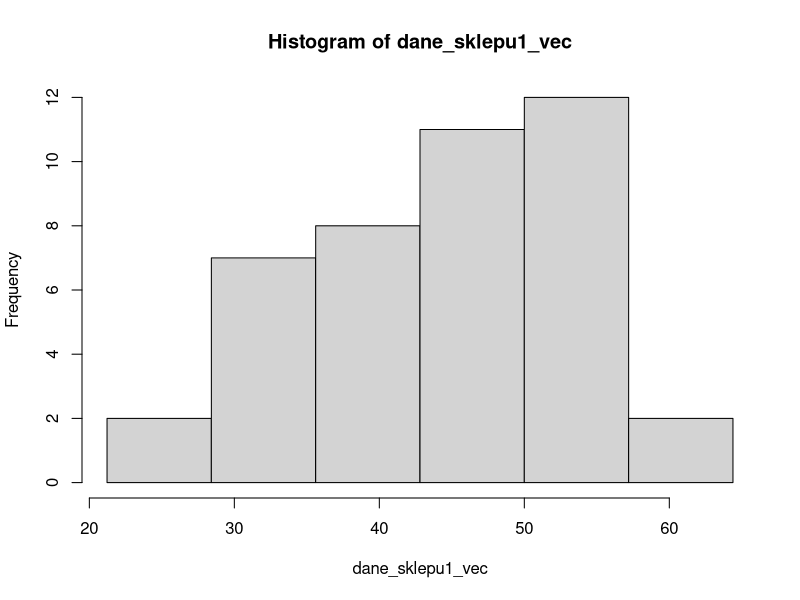
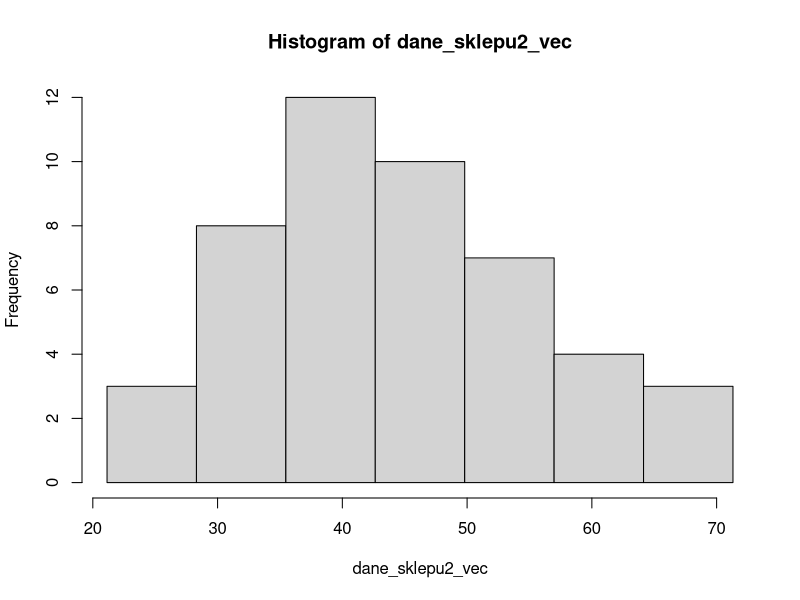

Source code (R) for these figures, in order:
skosnosc <- function(sred, med, odch)
{
  skosn = 3*(sred-med)/odch
  
  return(skosn)
}

#Funkcja tworzaca wektor przedziałów dla histogramu
#Do funkcji przekazujemy wektor danych
przedzialy_histogramu <- function(vec)
{
  x = round(sqrt(length(vec)))
  war_min <- min(vec)
  
  szer = (max(vec) - war_min)/x
  
  
  vector <- c(war_min)
  
  for (i in 1:x)
  {
    vector <- c(vector, (war_min+(szer*i)))
  }
  
  return(vector)
}

#Funkcja liczaca wariancje obciazona/nieobciazona szeregu rozdzielczego
#Do funkcji kolejno przekazujemy wektory srodkow przedzialow i liczebnosci przedzialow oraz srednia
#Zmienna ob sluzy do wyboru czy chcemy policzyc wariancje obciazona (1) lub nieobciazona (0)
wariancja_rozdzielczy <- function(mids, counts, sred, ob)
{
  if(ob)
  {
    war = sum((mids-sred)^2*counts)/sum(counts)
  }
  else
  {
    war = sum((mids-sred)^2*counts)/(sum(counts)-1)
  }
  
  return(war)
}

#Funkcja liczaca pierwszy i trzeci kwartyl oraz mediane szeregu rozdzielczego
#Do funkcji kolejno przekazujemy wektory granic przedzialow i liczebnosci przedzialow
#Zmienna kwartyl sluzy do wyboru ktory kwartyl chcemy policzyc - 0.25 dla pierwszego, 0.5 dla mediany, 0.75 dla trzeciego
kwartyl_rozdzielczy <- function(breaks, counts, kwartyl)
{
  poz_kwar <- sum(counts)
  if(poz_kwar%%2)
  {
    poz_kwar = (poz_kwar+1)*kwartyl
  }
  else
  {
    poz_kwar = poz_kwar*kwartyl
  }
  
  licz_skumul <- cumsum(counts)
  szuk_przedzial <- findInterval(poz_kwar, licz_skumul)
  
  if(szuk_przedzial==1)
  {
    med = breaks[szuk_przedzial]+(poz_kwar)*((breaks[szuk_przedzial+1]-breaks[szuk_przedzial])/counts[szuk_przedzial])
  }
  else
  {
    med = breaks[szuk_przedzial]+(poz_kwar-licz_skumul[szuk_przedzial-1])*((breaks[szuk_przedzial+1]-breaks[szuk_przedzial])/counts[szuk_przedzial])
  }
  
  return(med)
}

#Funkcja liczaca srednia szeregu rozdzielczego
#Do funkcji kolejno przekazujemy wektory liczebnosci i srodkow przedzialow
srednia_rozdzielczy <- function(counts, mids)
{
  srednia = sum(mids*counts)/sum(counts)
  
  return(srednia)
}

#Funkcja liczaca dominante szeregu rozdzielczego
#Do funkcji kolejno przekazujemy wektory liczebnosci i granic przedzialow
moda_rozdzielczy <- function(counts, breaks)
{
  szuk = max(counts)
  n = which.max(counts)
  
  moda = breaks[n]+(((szuk-counts[n-1])/((szuk-counts[n-1])+(szuk-counts[n+1])))*(breaks[n+1]-breaks[n]))
  
  return(moda)
}

#Funkcja liczaca odchylenie przecietne od sredniej/mediany w szeregu rozdzielczym
#Do funkcji kolejno przekazujemy wektory srodkow i liczebnosci przedzialow
#W zaleznosci od tego, czy przekazemy srednia czy mediane, mozemy policzyc odpowiednie odchylenie przecietne
przecietne_rozdzielczy <- function(mids, counts, x)
{
  odch = sum(abs((mids - x)*counts))/sum(counts)
  
  return(odch)
}

#Funkcja liczaca kurtoze w szeregu rozdzielczym
#Do funkcji kolejno przekazujemy wektory srodkow i liczebnosci przedzialow oraz srednia i odchylenie standardowe obciazone
kurtoza_rozdzielczy <- function(mids, counts, sred, odch)
{
  kurt = (sum(((mids-sred)^4)*counts)/sum(counts))/(odch)^4
  
  return(kurt)
}

#Funkcja liczaca wspolczynnik asymetrii w szeregu rozdzielczym
#Do funkcji kolejno przekazujemy wektory srodkow i liczebnosci przedzialow oraz srednia i odchylenie standardowe obciazone
wspolczynnik_asymetrii_rozdzielczy <- function(mids, counts, sred, odch)
{
  asym = (sum(((mids-sred)^3)*counts)/sum(counts))/(odch)^3
  
  return(asym)
}

# Obciazona - dzielimy przez n, nieobciazona - przez (n - 1)
wariancja_obciazona <- function(vec, sr)
{
  ile <- length(vec)
  w <- sum((vec - sr)^2) / ile
  return(w)
}

# war - wariancja obciążona
odchylenie_obciazone <- function(war)
{
  o <- sqrt(war)
  return(o)
}

moda <- function(vec)
{
  ux <- unique(vec) #tworzy wektor wartosci wystepujacych tylko raz
  
  if(length(ux) == length(vec))
  {
    return("Brak")
  }
  else
  {
    wek_ilosci_powtorzen <- tabulate(match(vec, ux)) #liczy ilosc powtorzen wszystkich elementow
    czy_zduplikowane <- duplicated(wek_ilosci_powtorzen, incomparables = FALSE, fromLast = TRUE)
    poz_mody <- which.max(wek_ilosci_powtorzen)
    
    if(czy_zduplikowane[poz_mody])
    {
      return("Brak")
    }
    else
    {
      return(ux[poz_mody])
    }
  }
}

rozstep <- function(vec)
{
  result <- max(vec) - min(vec)
  return(result)
}

cwiartkowe <- function(q1, q3)
{
  result <- (q3 - q1) / 2
  return(result)
}

przecietne_od_sredniej <- function(vec, sr)
{
  ile <- length(vec)
  m <- sum(abs(vec - sr)) / ile
  return(m)
}

przecietne_od_mediany <- function(vec, med)
{
  ile <- length(vec)
  m <- sum(abs(vec - med)) / ile
  return(m)
}

wspolczynnik_zmiennosci <- function(odch, sred)
{
  v <- (odch / sred) * 100
  return(v)
}

moment_centralny <- function(nr, vec, sr)
{
  ile <- length(vec)
  m <- sum((vec - sr) ^ nr) / ile
  return(m)
}

kurtoza <- function(vec, sr, odch)
{
  k <- moment_centralny(4, vec, sr) / (odch ^ 4)
  return(k)
}

eksces <- function(kurt)
{
  eks <- kurt - 3
  return(eks)
}

wspolczynnik_asymetrii <- function(vec, sr, odch)
{
  k <- moment_centralny(3, vec, sr) / (odch ^ 3)
  return(k)  
}

# sr - srednia proby
# odch - odchylenie standardowe próby
# wsp_ufnosci - poziom ufności podany w treści
przedzial_sredniej <- function(vec, sr, odch, wsp_ufnosci)
{
  if(wsp_ufnosci > 1 || wsp_ufnosci < 0)
    return("niepoprawny poziom ufnosci")
  
  ile <- length(vec)
  
  if(ile < 1)
    return("nie podano zadnych danych")
  
  # Poziom istotności
  alfa <- 1 - wsp_ufnosci
  
  # Różne wzory na podstawie ilości danych - http://wm.pollub.pl/files/77/content/files/3097_estymacja_przedzialowa.pdf
  if(ile <= 30)
  {
    # Model II - nieznane odchylenie populacji, mała próba
    # qt - kwantyl rozkładu t-Studenta
    wart_t_lub_u <- qt(1 - (alfa / 2), ile - 1) * (odch / sqrt(ile - 1))
    
  }
  else
  {
    # Model III - nieznane odchylenie populacji, duża próba
    # qnorm - kwantyl rozkładu normalnego
    wart_t_lub_u <- qnorm(1 - (alfa / 2)) * (odch / sqrt(ile))
  }
  
  przedzial <- c(sr - wart_t_lub_u, sr + wart_t_lub_u)
  return(przedzial)
}

# war - wariancja próby
przedzial_odchylenia <- function(vec, war, wsp_ufnosci)
{
  if(wsp_ufnosci > 1 || wsp_ufnosci < 0)
    return("niepoprawny poziom ufnosci")
  
  ile <- length(vec)
  
  if(ile < 1)
    return("nie podano zadnych danych")
  
  # Poziom istotności
  alfa <- 1 - wsp_ufnosci
  
  if(ile <= 30)
  {
    # Model I - nieznane odchylenie populacji, mała próba
    # qchisq - kwantyl rozkładu chi-kwadrat 
    ns <- ile * war
    przedzial <- c(ns / qchisq(1 - (alfa / 2), ile - 1), ns / qchisq(alfa / 2, ile - 1))
    
    # Przedział jest dla wariancji, więc pierwiastkujemy go
    przedzial <- sqrt(przedzial)
  }
  else
  {
    # Model II - nieznane odchylenie populacji, duża próba
    odch <- sqrt(war)
    wart_u <- qnorm(1 - (alfa / 2)) / sqrt(2 * ile)
    przedzial <- c(odch / (1 + wart_u), odch / (1 - wart_u))
  }
  
  return(przedzial)
}

# przedzial - wektor przedzialu zawierajacy dwa elementy
# wart_do_porownania - wartość do porównania precyzji, np. wyliczona średnia
precyzja_wzgledna <- function(przedzial, wart_do_porownania)
{
  ile <- length(przedzial)
  
  if(ile != 2)
    return("niepoprawny wektor przedzialu")
  
  # Odejmujemy dolną wartość przedziału od górnej
  blad_maksymalny <- (przedzial[2] - przedzial[1]) / 2
  precyzja <- (blad_maksymalny / wart_do_porownania) * 100
  
  if(precyzja < 5)
    return(sprintf("%f%% jest mniejsze od 5%%, wiec mozemy bezpiecznie stwierdzic, ze istnieje podstawy do uogolnienia", precyzja))
  else if(precyzja < 10)
    return(sprintf("%f%% jest miedzy 5%% a 10%%, wiec mozemy stwierdzic, ze istnieja podstawy do uogolnienia, jednak musimy pozostac ostrozni", precyzja))
  else
    return(sprintf("%f%% jest wieksze od 10%%, wiec nalezy odrzucic teze, ze istnieja podstawy do uogolnienia", precyzja))
}

# vec/sr/war/war_nieob - wektor/średnia/wariancja obciążona/ wariancja nieobciążona prób 1 i 2
# alfa - poziom istotności podany w treści (alfa)
# Można również użyć t.test(dane_sklepu1_vec, dane_sklepu2_vec, alternative="greater", var.equal=[TRUE|FALSE], conf.level = 0.95)
test_dwoch_srednich <- function(vec1, vec2, sr1, sr2, war1, war2, war1_nieob, war2_nieob, alfa)
{
  ile1 <- length(vec1)
  ile2 <- length(vec2)
  ile1bez1 <- ile1 - 1
  ile2bez1 <- ile2 - 1
  
  # Najpierw testujemy równość wariancji populacji
  # H0 - są równe
  # H1 - wariancja pierwszej jest mniejsza (gdyż tak wskazują wariancje prób)
  # Korzystamy ze statystyki F-Snedecora
  f <- war1_nieob / war2_nieob
  wart_f <- qf(1 - alfa, ile1 - 1, ile2 - 1)
  
  # Gdy wartość statystyki jest większa od górnej granicy przedziału, nie mamy podstaw do odrzucenia hipotezy
  if(f >= -wart_f)
  {
    ile1i2bez2 <- ile1 + ile2 - 2
    
    # Test t-Studenta dla grup niezależnych o równej wariancji - http://www-users.mat.umk.pl/~gemini/2mieStat/2012/testy_teoria.pdf
    t <- (sr1 - sr2) / sqrt(((war1 * ile1bez1 + war2 * ile2bez1) * (ile1 + ile2)) / (ile1i2bez2 * ile1 * ile2))
    
    # Liczba stopni swobody przy odczycie - n1 + n2 - 2
    wart_t <- qt(1 - alfa, ile1i2bez2)
    
    # Gdy wartość jest mniejsza od dolnej granicy przedziału, nie ma podstaw do odrzucenia hipotezy
    if(t <= wart_t)
      h <- "Wartosc nie nalezy do przedzialu - przyjmujemy hipoteze zerowa - srednie sa rowne."
    else
      h <- "Wartosc nalezy do przedzialu - odrzucamy hipoteze zerowa - srednia pierwszego sklepu jest wieksza."
    
    return(sprintf("rowne odchylenia populacji, wiec: statystyka t = %f, przedzial <%f, ∞). %s", t, wart_t, h))
  }
  else
  {
    war_ile1 <- war1 / ile1
    war_ile2 <- war2 / ile2
    
    # Statystyka Cochrana-Coxa, gdyż odchylenia są różne
    C <- (sr1 - sr2) / sqrt(war_ile1 + war_ile2)
    
    # Wzór Cochrana-Coxa
    wart_C <- (war_ile1 * qt(1 - alfa, ile1bez1) + war_ile2 * qt(1 - alfa, ile2bez1)) / (war_ile1 + war_ile2)
    
    if(C <= wart_C)
      h <- "Wartosc nie nalezy do przedzialu - przyjmujemy hipoteze zerowa - srednie sa rowne."
    else
      h <- "Wartosc nalezy do przedzialu - odrzucamy hipoteze zerowa - srednia pierwszego sklepu jest wieksza."
    
    return(sprintf("rozne odchylenia populacji, wiec: statystyka C = %f, przedzial <%f, ∞). %s", C, wart_C, h))
  }
}

test_kolmogorowa <- function(vec, sr, odch)
{
  ile <- length(vec)
  
  # F0(vec i)
  dystr_rozk_norm <- pnorm(vec, sr, odch)
  
  # Fn(vec i)
  dystr_emp <- 1:ile / ile
  
  # Wartość statystyki ze wzoru
  wart_kryt <- 0.881 / sqrt(ile)
  
  # Wartość statystyki
  dn = max(abs(dystr_emp - dystr_rozk_norm))
  
  if(dn <= wart_kryt || dn >= 1)
    return("brak podstaw do odrzucenia hipotezy zerowej - rozkład jest normalny.")
  else
    return("odrzucamy hipotezę zerową - rozkład nie jest normalny.")
}

# Wczytanie danych z plików
dane_sklepu_1 <- read.table("sklep1.txt", header=F, dec=",")
dane_sklepu_2 <- read.table("sklep2.txt", header=F, dec=",")

# Przekształcenie ich do posortowanych wektorów
dane_sklepu1_vec <- sort(c(dane_sklepu_1[[1]]))
dane_sklepu2_vec <- sort(c(dane_sklepu_2[[1]]))

# Histogramy
sklep1_hist <- hist(dane_sklepu1_vec, breaks = przedzialy_histogramu(dane_sklepu1_vec))
sklep2_hist <- hist(dane_sklepu2_vec, breaks = przedzialy_histogramu(dane_sklepu2_vec))

# Szeregi szczegółowe
sklep1_sr <- mean(dane_sklepu1_vec)
sklep1_med <- median(dane_sklepu1_vec)
sklep1_q1 <- quantile(dane_sklepu1_vec, 0.25)
sklep1_q3 <- quantile(dane_sklepu1_vec, 0.75)
sklep1_moda <- moda(dane_sklepu1_vec)
sklep1_war <- wariancja_obciazona(dane_sklepu1_vec, sklep1_sr)
sklep1_war_nieob <- var(dane_sklepu1_vec)
sklep1_odch <- odchylenie_obciazone(sklep1_war)
sklep1_odch_nieob <- sd(dane_sklepu1_vec)
sklep1_cwart <- cwiartkowe(sklep1_q1,sklep1_q3)
sklep1_przec_sred <- przecietne_od_sredniej(dane_sklepu1_vec, sklep1_sr)
sklep1_przec_med <- przecietne_od_mediany(dane_sklepu1_vec, sklep1_med)
sklep1_rozstep <- rozstep(dane_sklepu1_vec)
sklep1_wsp_zmien <- wspolczynnik_zmiennosci(sklep1_sr, sklep1_odch)
sklep1_wsp_asym <- wspolczynnik_asymetrii(dane_sklepu1_vec, sklep1_sr, sklep1_odch)
sklep1_wsp_skos <- skosnosc(sklep1_sr, sklep1_med, sklep1_odch)
sklep1_kurt <- kurtoza(dane_sklepu1_vec, sklep1_sr, sklep1_odch)
sklep1_eksc <- eksces(sklep1_kurt)


sklep2_sr <- mean(dane_sklepu2_vec)
sklep2_med <- median(dane_sklepu2_vec)
sklep2_q1 <- quantile(dane_sklepu2_vec, 0.25)
sklep2_q3 <- quantile(dane_sklepu2_vec, 0.75)
sklep2_moda<- moda(dane_sklepu2_vec)
sklep2_war <- wariancja_obciazona(dane_sklepu2_vec, sklep2_sr)
sklep2_war_nieob <- var(dane_sklepu2_vec)
sklep2_odch <- odchylenie_obciazone(sklep2_war)
sklep2_odch_nieob <- sd(dane_sklepu2_vec)
sklep2_cwart <- cwiartkowe(sklep2_q1,sklep2_q3)
sklep2_przec_sred <- przecietne_od_sredniej(dane_sklepu2_vec, sklep2_sr)
sklep2_przec_med <- przecietne_od_mediany(dane_sklepu2_vec, sklep2_med)
sklep2_rozstep <- rozstep(dane_sklepu2_vec)
sklep2_wsp_zmien <- wspolczynnik_zmiennosci(sklep2_sr, sklep2_odch)
sklep2_wsp_asym <- wspolczynnik_asymetrii(dane_sklepu2_vec, sklep2_sr, sklep2_odch)
sklep2_wsp_skos <- skosnosc(sklep2_sr, sklep2_med, sklep2_odch)
sklep2_kurt <- kurtoza(dane_sklepu2_vec, sklep2_sr, sklep2_odch)
sklep2_eksc <- eksces(sklep2_kurt)

# Szeregi rozdzielcze
sklep1_med_r <- kwartyl_rozdzielczy(sklep1_hist$breaks, sklep1_hist$counts, 0.5)
sklep1_sr_r <- srednia_rozdzielczy(sklep1_hist$counts, sklep1_hist$mids)
sklep1_q1_r <- kwartyl_rozdzielczy(sklep1_hist$breaks, sklep1_hist$counts, 0.25)
sklep1_q3_r <- kwartyl_rozdzielczy(sklep1_hist$breaks, sklep1_hist$counts, 0.75)
sklep1_moda_r <- moda_rozdzielczy(sklep1_hist$counts, sklep1_hist$breaks)
sklep1_war_ob_r <- wariancja_rozdzielczy(sklep1_hist$mids, sklep1_hist$counts, sklep1_sr_r, 1)
sklep1_war_nob_r <- wariancja_rozdzielczy(sklep1_hist$mids, sklep1_hist$counts, sklep1_sr_r, 0)
sklep1_odch_ob_r <- sqrt(sklep1_war_ob_r)
sklep1_odch_nob_r <- sqrt(sklep1_war_nob_r)
sklep1_odch_cwr_r <- cwiartkowe(sklep1_q1_r, sklep1_q3_r)
sklep1_odch_sr_r <- przecietne_rozdzielczy(sklep1_hist$mids, sklep1_hist$counts, sklep1_sr_r)
sklep1_odch_med_r <- przecietne_rozdzielczy(sklep1_hist$mids, sklep1_hist$counts, sklep1_med_r)
sklep1_rozstep_r <- rozstep(sklep1_hist$breaks)
sklep1_wsp_zmien_r <- wspolczynnik_zmiennosci(sklep1_sr_r, sklep1_odch_ob_r)
sklep1_wsp_asym_r <- wspolczynnik_asymetrii_rozdzielczy(sklep1_hist$mids, sklep1_hist$counts, sklep1_sr_r, sklep1_odch_ob_r)
sklep1_skosn <- skosnosc(sklep1_sr_r, sklep1_med_r, sklep1_odch_ob_r)
sklep1_kurt_r <- kurtoza_rozdzielczy(sklep1_hist$mids, sklep1_hist$counts, sklep1_sr_r, sklep1_odch_ob_r)
sklep1_eksc_r <- eksces(sklep1_kurt_r)

sklep2_med_r <- kwartyl_rozdzielczy(sklep2_hist$breaks, sklep2_hist$counts, 0.5)
sklep2_sr_r <- srednia_rozdzielczy(sklep2_hist$counts, sklep2_hist$mids)
sklep2_q1_r <- kwartyl_rozdzielczy(sklep2_hist$breaks, sklep2_hist$counts, 0.25)
sklep2_q3_r <- kwartyl_rozdzielczy(sklep2_hist$breaks, sklep2_hist$counts, 0.75)
sklep2_moda_r <- moda_rozdzielczy(sklep2_hist$counts, sklep2_hist$breaks)
sklep2_war_ob_r <- wariancja_rozdzielczy(sklep2_hist$mids, sklep2_hist$counts, sklep2_sr_r, 1)
sklep2_war_nob_r <- wariancja_rozdzielczy(sklep2_hist$mids, sklep2_hist$counts, sklep2_sr_r, 0)
sklep2_odch_ob_r <- sqrt(sklep2_war_ob_r)
sklep2_odch_nob_r <- sqrt(sklep2_war_nob_r)
sklep2_odch_cwr_r <- cwiartkowe(sklep2_q1_r, sklep2_q3_r)
sklep2_odch_sr_r <- przecietne_rozdzielczy(sklep2_hist$mids, sklep2_hist$counts, sklep2_sr_r)
sklep2_odch_med_r <- przecietne_rozdzielczy(sklep2_hist$mids, sklep2_hist$counts, sklep2_med_r)
sklep2_rozstep_r <- rozstep(sklep2_hist$breaks)
sklep2_wsp_zmien_r <- wspolczynnik_zmiennosci(sklep2_sr_r, sklep2_odch_ob_r)
sklep2_wsp_asym_r <- wspolczynnik_asymetrii_rozdzielczy(sklep2_hist$mids, sklep2_hist$counts, sklep2_sr_r, sklep2_odch_ob_r)
sklep2_skosn <- skosnosc(sklep2_sr_r, sklep2_med_r, sklep2_odch_ob_r)
sklep2_kurt_r <- kurtoza_rozdzielczy(sklep2_hist$mids, sklep2_hist$counts, sklep2_sr_r, sklep2_odch_ob_r)
sklep2_eksc_r <- eksces(sklep2_kurt_r)

# Zad 2

wynik_kolmogorowa_1 <- test_kolmogorowa(dane_sklepu2_vec, sklep2_sr, sklep2_odch)
wynik_kolmogorowa_2 <- test_kolmogorowa(dane_sklepu2_vec, sklep2_sr, sklep2_odch)

# Zad 3

sklep1_przedzial_sredniej <- przedzial_sredniej(dane_sklepu1_vec, sklep1_sr, sklep1_odch, 0.95)
sklep1_precyzja_wzgledna <- precyzja_wzgledna(sklep1_przedzial_sredniej, sklep1_sr)

# Zad 4

sklep2_przedzial_odchylenia <- przedzial_odchylenia(dane_sklepu2_vec, sklep2_war, 0.95)
sklep2_precyzja_wzgledna <- precyzja_wzgledna(sklep2_przedzial_odchylenia, sklep2_odch)

# Zad 5
wynik_testu <- test_dwoch_srednich(dane_sklepu1_vec, dane_sklepu2_vec, sklep1_sr, sklep2_sr, sklep1_war, sklep2_war, sklep1_war_nieob, sklep2_war_nieob, 0.05)


#formatowanie

#zaokraglanie liczb, aby zmiescily sie w odpowiednich kolumnach
# Szeregi szczegółowe
sklep1_sr <- round(sklep1_sr,3)
sklep1_med <- round(sklep1_med,3)
if(sklep1_moda != "Brak") sklep1_moda <- round(sklep1_moda,3)
sklep1_q1 <- round(sklep1_q1,3)
sklep1_q3 <- round(sklep1_q3,3)
sklep1_war <- round(sklep1_war,3)
sklep1_war_nieob <- round(sklep1_war_nieob,3)
sklep1_odch <- round(sklep1_odch,3)
sklep1_odch_nieob <- round(sklep1_odch_nieob,3)
sklep1_cwart <- round(sklep1_cwart,3)
sklep1_przec_sred <- round(sklep1_przec_sred,3)
sklep1_przec_med <- round(sklep1_przec_med,3)
sklep1_rozstep <- round(sklep1_rozstep,3)
sklep1_wsp_zmien <- round(sklep1_wsp_zmien,3)
sklep1_wsp_asym <- round(sklep1_wsp_asym,3)
sklep1_wsp_skos <- round(sklep1_wsp_skos,3)
sklep1_kurt <- round(sklep1_kurt,3)
sklep1_eksc <- round(sklep1_eksc,3)


sklep2_sr <- round(sklep2_sr,3)
sklep2_med <- round(sklep2_med,3)
if(sklep2_moda != "Brak") sklep2_moda<- round(sklep2_moda,3)
sklep2_q1 <- round(sklep2_q1,3)
sklep2_q3 <- round(sklep2_q3,3)
sklep2_war <- round(sklep2_war,3)
sklep2_war_nieob <- round(sklep2_war_nieob,3)
sklep2_odch <- round(sklep2_odch,3)
sklep2_odch_nieob <-round(sklep2_odch_nieob,3)
sklep2_cwart <- round(sklep2_cwart,3)
sklep2_przec_sred <- round(sklep2_przec_sred,3)
sklep2_przec_med <- round(sklep2_przec_med,3)
sklep2_rozstep <- round(sklep2_rozstep,3)
sklep2_wsp_zmien <- round(sklep2_wsp_zmien,3)
sklep2_wsp_asym <- round(sklep2_wsp_asym,3)
sklep2_wsp_skos <-round(sklep2_wsp_skos,3)
sklep2_kurt <- round(sklep2_kurt,3)
sklep2_eksc <- round(sklep2_eksc,3)

# Szeregi rozdzielcze
sklep1_sr_r <- round(sklep1_sr_r,3)
sklep1_med_r <- round(sklep1_med_r,3)
sklep1_moda_r <- round(sklep1_moda_r,3)
sklep1_q1_r <- round(sklep1_q1_r,3)
sklep1_q3_r <- round(sklep1_q3_r,3)
sklep1_war_ob_r <- round(sklep1_war_ob_r,3)
sklep1_war_nob_r <- round(sklep1_war_nob_r,3)
sklep1_odch_ob_r <- round(sklep1_odch_ob_r,3)
sklep1_odch_nob_r <- round(sklep1_odch_nob_r,3)
sklep1_odch_cwr_r <- round(sklep1_odch_cwr_r,3)
sklep1_odch_sr_r <- round(sklep1_odch_sr_r,3)
sklep1_odch_med_r <- round(sklep1_odch_med_r,3)
sklep1_rozstep_r <- round(sklep1_rozstep_r,3)
sklep1_wsp_zmien_r <- round(sklep1_wsp_zmien_r,3)
sklep1_wsp_asym_r <- round(sklep1_wsp_asym_r,3)
sklep1_skosn <-  round(sklep1_skosn,3)
sklep1_kurt_r <- round(sklep1_kurt_r,3)
sklep1_eksc_r <- round(sklep1_eksc_r,3)

sklep2_sr_r <- round(sklep2_sr_r ,3)
sklep2_med_r <- round(sklep2_med_r,3)
sklep2_moda_r <- round(sklep2_moda_r,3)
sklep2_q1_r <- round(sklep2_q1_r,3)
sklep2_q3_r <- round(sklep2_q3_r,3)
sklep2_war_ob_r <- round(sklep2_war_ob_r,3)
sklep2_war_nob_r <- round(sklep2_war_nob_r,3)
sklep2_odch_ob_r <- round(sklep2_odch_ob_r,3)
sklep2_odch_nob_r <- round(sklep2_odch_nob_r,3)
sklep2_odch_cwr_r <- round(sklep2_odch_cwr_r,3)
sklep2_odch_sr_r <- round(sklep2_odch_sr_r,3)
sklep2_odch_med_r <- round(sklep2_odch_med_r,3)
sklep2_rozstep_r <- round(sklep2_rozstep_r,3)
sklep2_wsp_zmien_r <- round(sklep2_wsp_zmien_r,3)
sklep2_wsp_asym_r <- round(sklep2_wsp_asym_r,3)
sklep2_skosn <-  round(sklep2_skosn,3)
sklep2_kurt_r <- round(sklep2_kurt_r,3)
sklep2_eksc_r <- round(sklep2_eksc_r,3)

#tworzenie ramki danych
zad1opis <- c("srednia                            ",
              "mediana                            ",
              "moda/dominanta                     ",
              "Kwartyl pierwszy                   ",
              "Kwartyl trzeci                     ",
              "Wariancja obciazona                ",
              "Wariancja nieobciazona             ",
              "Odchylenie standardowe obciazone   ",
              "Odchylenie standardowe nieobciazone",
              "Odchylenie cwiartkowe              ",
              "Odchylenie przecietne od sredniej  ",
              "Odchylenie przecietne od mediany   ",
              "Rozstep                            ",
              "Wspolczynnik zmiennosci            ",
              "Wspolczynnik asymetrii             ",
              "Skosnosc                           ",
              "Kurtoza                            ",
              "Eksces                             ")

#wektory tworzace kolumny
S1_szczeg <- c(sklep1_sr ,sklep1_med ,sklep1_moda ,sklep1_q1 ,
               sklep1_q3 ,sklep1_war ,sklep1_war_nieob ,sklep1_odch ,
               sklep1_odch_nieob ,sklep1_cwart ,sklep1_przec_sred ,
               sklep1_przec_med ,sklep1_rozstep ,paste(sklep1_wsp_zmien, "%") ,
               sklep1_wsp_asym ,sklep1_wsp_skos ,sklep1_kurt ,sklep1_eksc )


S2_szczeg <- c(sklep2_sr ,sklep2_med ,sklep2_moda,sklep2_q1 ,sklep2_q3 ,
               sklep2_war ,sklep2_war_nieob ,sklep2_odch ,sklep2_odch_nieob ,
               sklep2_cwart ,sklep2_przec_sred ,sklep2_przec_med ,
               sklep2_rozstep ,paste(sklep2_wsp_zmien, "%") ,sklep2_wsp_asym ,
               sklep2_wsp_skos ,sklep2_kurt ,sklep2_eksc )

S1_rozdz <- c(sklep1_sr_r ,sklep1_med_r ,sklep1_moda_r ,sklep1_q1_r ,
              sklep1_q3_r ,sklep1_war_ob_r ,sklep1_war_nob_r ,
              sklep1_odch_ob_r ,sklep1_odch_nob_r ,sklep1_odch_cwr_r ,
              sklep1_odch_sr_r ,sklep1_odch_med_r ,sklep1_rozstep_r ,
              paste(sklep1_wsp_zmien_r, "%") ,sklep1_wsp_asym_r,sklep1_skosn,sklep1_kurt_r ,sklep1_eksc_r)


S2_rozdz <- c(sklep2_sr_r ,sklep2_med_r ,sklep2_moda_r , paste(sklep2_q1_r) ,
              sklep2_q3_r ,sklep2_war_ob_r ,sklep2_war_nob_r ,
              sklep2_odch_ob_r ,sklep2_odch_nob_r , paste(sklep2_odch_cwr_r),
              sklep2_odch_sr_r ,sklep2_odch_med_r ,sklep2_rozstep_r ,
              paste(sklep2_wsp_zmien_r, "%") ,sklep2_wsp_asym_r,sklep2_skosn,sklep2_kurt_r ,sklep2_eksc_r)



zad1 <- data.frame(opis = zad1opis, S1_szczeg, S2_szczeg,S1_rozdz,S2_rozdz)

zad2 <-  c(paste("Wynik testu Kolmogorowa - Lillieforse'a dla zestawu danych sklepu 1 (H0 - podane dane mają rozkład normalny H1 - nie mają): ",  wynik_kolmogorowa_1),
           paste("Wynik testu Kolmogorowa - Lillieforse'a dla zestawu danych sklepu 2 (H0 - podane dane mają rozkład normalny H1 - nie mają): ",  wynik_kolmogorowa_2))

zad3 <-  c(paste("Przedzial sredniej: (", sklep1_przedzial_sredniej[1]," , ", sklep1_przedzial_sredniej[2], ")"),
           #paste("Przedzial odchylenia: (", sklep1_przedzial_odchylenia, ")"),
           paste("Precyzja wzgledna: ", sklep1_precyzja_wzgledna))

zad4 <-  c(#paste("Przedzial sredniej: (", sklep2_przedzial_sredniej, ")"),
           paste( "Przedzial odchylenia: (" , sklep2_przedzial_odchylenia[1] , " , " , sklep2_przedzial_odchylenia[2] ,  ")"),
           paste("Precyzja wzgledna: ", sklep2_precyzja_wzgledna))

zad5 <-  c("Czy na poziomie istotnosci 0.05 mozna twierdzic, ze wartosc miesiecznych wydatkow, na jedna osobe, na pieczywo i produkty zbozowe sa wieksze dla klientow pierwszego marketu (sformulowac i zweryfikowac odpowiednia hipoteze)?",
           "H0 - m1 = m2",
           "H1 - m1 > m2",
           paste("Wynik testu: ", wynik_testu))


zad1
zad2
zad3
zad4
zad5
